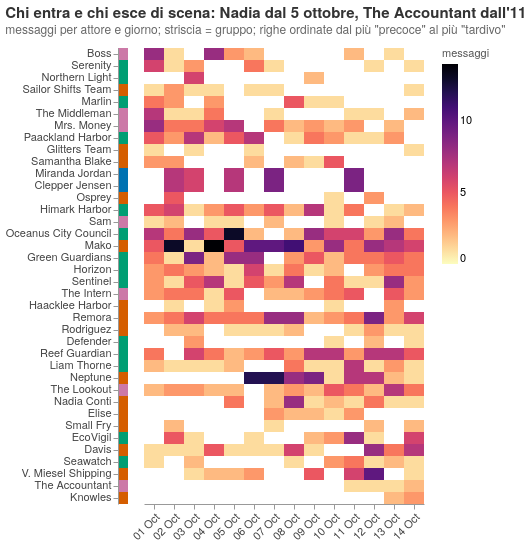

The cell this chart's notebook holds for it:
### Markdown cell above
**Domanda.** Chi è presente in quali giorni?

**Come leggerlo.** Righe = attori (con almeno 4 messaggi), colonne = giorni. La cella è più scura quanti più messaggi l'attore ha scambiato quel giorno. La striscia colorata a sinistra è il gruppo. Le righe sono ordinate per "giorno medio": chi è attivo soprattutto all'inizio sta in alto, chi entra tardi in basso.

<sub>Codifica: attore **N**, giorno **O**, messaggi **Q** → heatmap con scala magma; gruppo **N** → striscia colorata; righe ordinate per giorno medio (l'ordine è una scelta di design).</sub>

### Code cell
long = pd.concat([m[["day", "sender_clean"]].set_axis(["day", "attore"], axis=1),
                  m[["day", "receiver_clean"]].set_axis(["day", "attore"], axis=1)])
pres = long.groupby(["attore", "day"]).size().reset_index(name="n")
pres = pres[pres.attore.isin(pres.groupby("attore").n.sum().loc[lambda s: s >= 4].index)]
days = list(m.day.unique())
pres["d"] = pres.day.map(days.index)
order = pres.groupby("attore").apply(lambda g: (g.d * g.n).sum() / g.n.sum()).sort_values().index.tolist()
y = alt.Y("attore:N", sort=order, scale=alt.Scale(domain=order), title=None)
strip = alt.Chart(pd.DataFrame({"attore": order}).assign(gruppo=lambda d: d.attore.map(group))).mark_rect().encode(
    y=y, color=alt.Color("gruppo:N", scale=GROUP_COLOR, legend=None), tooltip=["attore", "gruppo"]).properties(width=10, height=alt.Step(12))
heat = alt.Chart(pres).mark_rect().encode(
    x=alt.X("day:O", sort=days, title=None, axis=alt.Axis(labelAngle=-45)),
    y=alt.Y("attore:N", sort=order, scale=alt.Scale(domain=order), axis=None),
    color=alt.Color("n:Q", scale=alt.Scale(**SEQ, domainMin=0), title="messaggi"),
    tooltip=["attore", "day", "n"]).properties(width=alt.Step(20), height=alt.Step(12))
q1e = alt.hconcat(strip, heat, spacing=2).resolve_scale(color="independent").properties(title=alt.Title(
    "Chi entra e chi esce di scena: Nadia dal 5 ottobre, The Accountant dall'11",
    subtitle="messaggi per attore e giorno; striscia = gruppo; righe ordinate dal più \"precoce\" al più \"tardivo\""))
save(q1e, "q1e_presenza_per_giorno")

### Figure 1 — Vega-Lite specification as saved in the notebook (floating-point values rounded to 4 significant figures; data arrays with more than 128 entries replaced by an {"elided": "..."} marker saying what was removed)
{"config": {"view": {"continuousWidth": 300, "continuousHeight": 300, "strokeWidth": 0}, "axis": {"domainColor": "#999", "gridColor": "#ececec", "labelColor": "#444", "labelFontSize": 11, "tickColor": "#999", "titleColor": "#555", "titleFontSize": 11, "titleFontWeight": "normal"}, "font": "Helvetica Neue", "header": {"labelColor": "#333333", "labelFontSize": 12, "labelFontWeight": 600, "titleFontWeight": "normal"}, "legend": {"labelFontSize": 11, "titleColor": "#555", "titleFontSize": 11, "titleFontWeight": "normal"}, "title": {"anchor": "start", "color": "#333333", "fontSize": 15, "fontWeight": 600, "offset": 12, "subtitleColor": "#666", "subtitleFontSize": 12, "subtitlePadding": 4}}, "hconcat": [{"data": {"name": "data-b9ec225c3f07ff63024c7f93e03cec8e"}, "mark": {"type": "rect"}, "encoding": {"color": {"field": "gruppo", "legend": null, "scale": {"domain": ["Operazione Nemo Reef", "Controllo e istituzioni", "Alias", "Investigatori", "Altri"], "range": ["#D55E00", "#009E73", "#CC79A7", "#0072B2", "#cfcfcf"]}, "type": "nominal"}, "tooltip": [{"field": "attore", "type": "nominal"}, {"field": "gruppo", "type": "nominal"}], "y": {"field": "attore", "scale": {"domain": ["Boss", "Serenity", "Northern Light", "Sailor Shifts Team", "Marlin", "The Middleman", "Mrs. Money", "Paackland Harbor", "Glitters Team", "Samantha Blake", "Miranda Jordan", "Clepper Jensen", "Osprey", "Himark Harbor", "Sam", "Oceanus City Council", "Mako", "Green Guardians", "Horizon", "Sentinel", "The Intern", "Haacklee Harbor", "Remora", "Rodriguez", "Defender", "Reef Guardian", "Liam Thorne", "Neptune", "The Lookout", "Nadia Conti", "Elise", "Small Fry", "EcoVigil", "Davis", "Seawatch", "V. Miesel Shipping", "The Accountant", "Knowles"]}, "sort": ["Boss", "Serenity", "Northern Light", "Sailor Shifts Team", "Marlin", "The Middleman", "Mrs. Money", "Paackland Harbor", "Glitters Team", "Samantha Blake", "Miranda Jordan", "Clepper Jensen", "Osprey", "Himark Harbor", "Sam", "Oceanus City Council", "Mako", "Green Guardians", "Horizon", "Sentinel", "The Intern", "Haacklee Harbor", "Remora", "Rodriguez", "Defender", "Reef Guardian", "Liam Thorne", "Neptune", "The Lookout", "Nadia Conti", "Elise", "Small Fry", "EcoVigil", "Davis", "Seawatch", "V. Miesel Shipping", "The Accountant", "Knowles"], "title": null, "type": "nominal"}}, "height": {"step": 12}, "width": 10}, {"data": {"name": "data-06d2b01ed9927f26929a58b1309729cf"}, "mark": {"type": "rect"}, "encoding": {"color": {"field": "n", "scale": {"domainMin": 0, "reverse": true, "scheme": "magma"}, "title": "messaggi", "type": "quantitative"}, "tooltip": [{"field": "attore", "type": "nominal"}, {"field": "day", "type": "nominal"}, {"field": "n", "type": "quantitative"}], "x": {"axis": {"labelAngle": -45}, "field": "day", "sort": ["01 Oct", "02 Oct", "03 Oct", "04 Oct", "05 Oct", "06 Oct", "07 Oct", "08 Oct", "09 Oct", "10 Oct", "11 Oct", "12 Oct", "13 Oct", "14 Oct"], "title": null, "type": "ordinal"}, "y": {"axis": null, "field": "attore", "scale": {"domain": ["Boss", "Serenity", "Northern Light", "Sailor Shifts Team", "Marlin", "The Middleman", "Mrs. Money", "Paackland Harbor", "Glitters Team", "Samantha Blake", "Miranda Jordan", "Clepper Jensen", "Osprey", "Himark Harbor", "Sam", "Oceanus City Council", "Mako", "Green Guardians", "Horizon", "Sentinel", "The Intern", "Haacklee Harbor", "Remora", "Rodriguez", "Defender", "Reef Guardian", "Liam Thorne", "Neptune", "The Lookout", "Nadia Conti", "Elise", "Small Fry", "EcoVigil", "Davis", "Seawatch", "V. Miesel Shipping", "The Accountant", "Knowles"]}, "sort": ["Boss", "Serenity", "Northern Light", "Sailor Shifts Team", "Marlin", "The Middleman", "Mrs. Money", "Paackland Harbor", "Glitters Team", "Samantha Blake", "Miranda Jordan", "Clepper Jensen", "Osprey", "Himark Harbor", "Sam", "Oceanus City Council", "Mako", "Green Guardians", "Horizon", "Sentinel", "The Intern", "Haacklee Harbor", "Remora", "Rodriguez", "Defender", "Reef Guardian", "Liam Thorne", "Neptune", "The Lookout", "Nadia Conti", "Elise", "Small Fry", "EcoVigil", "Davis", "Seawatch", "V. Miesel Shipping", "The Accountant", "Knowles"], "type": "nominal"}}, "height": {"step": 12}, "width": {"step": 20}}], "resolve": {"scale": {"color": "independent"}}, "spacing": 2, "title": {"text": "Chi entra e chi esce di scena: Nadia dal 5 ottobre, The Accountant dall'11", "subtitle": "messaggi per attore e giorno; striscia = gruppo; righe ordinate dal più \"precoce\" al più \"tardivo\""}, "$schema": "https://vega.github.io/schema/vega-lite/v6.1.0.json", "datasets": {"data-b9ec225c3f07ff63024c7f93e03cec8e": [{"attore": "Boss", "gruppo": "Alias"}, {"attore": "Serenity", "gruppo": "Controllo e istituzioni"}, {"attore": "Northern Light", "gruppo": "Controllo e istituzioni"}, {"attore": "Sailor Shifts Team", "gruppo": "Operazione Nemo Reef"}, {"attore": "Marlin", "gruppo": "Controllo e istituzioni"}, {"attore": "The Middleman", "gruppo": "Alias"}, {"attore": "Mrs. Money", "gruppo": "Alias"}, {"attore": "Paackland Harbor", "gruppo": "Controllo e istituzioni"}, {"attore": "Glitters Team", "gruppo": "Operazione Nemo Reef"}, {"attore": "Samantha Blake", "gruppo": "Operazione Nemo Reef"}, {"attore": "Miranda Jordan", "gruppo": "Investigatori"}, {"attore": "Clepper Jensen", "gruppo": "Investigatori"}, {"attore": "Osprey", "gruppo": "Operazione Nemo Reef"}, {"attore": "Himark Harbor", "gruppo": "Controllo e istituzioni"}, {"attore": "Sam", "gruppo": "Alias"}, {"attore": "Oceanus City Council", "gruppo": "Controllo e istituzioni"}, {"attore": "Mako", "gruppo": "Operazione Nemo Reef"}, {"attore": "Green Guardians", "gruppo": "Controllo e istituzioni"}, {"attore": "Horizon", "gruppo": "Controllo e istituzioni"}, {"attore": "Sentinel", "gruppo": "Controllo e istituzioni"}, {"attore": "The Intern", "gruppo": "Alias"}, {"attore": "Haacklee Harbor", "gruppo": "Operazione Nemo Reef"}, {"attore": "Remora", "gruppo": "Operazione Nemo Reef"}, {"attore": "Rodriguez", "gruppo": "Operazione Nemo Reef"}, {"attore": "Defender", "gruppo": "Controllo e istituzioni"}, {"attore": "Reef Guardian", "gruppo": "Controllo e istituzioni"}, {"attore": "Liam Thorne", "gruppo": "Controllo e istituzioni"}, {"attore": "Neptune", "gruppo": "Operazione Nemo Reef"}, {"attore": "The Lookout", "gruppo": "Alias"}, {"attore": "Nadia Conti", "gruppo": "Operazione Nemo Reef"}, {"attore": "Elise", "gruppo": "Operazione Nemo Reef"}, {"attore": "Small Fry", "gruppo": "Operazione Nemo Reef"}, {"attore": "EcoVigil", "gruppo": "Controllo e istituzioni"}, {"attore": "Davis", "gruppo": "Operazione Nemo Reef"}, {"attore": "Seawatch", "gruppo": "Controllo e istituzioni"}, {"attore": "V. Miesel Shipping", "gruppo": "Operazione Nemo Reef"}, {"attore": "The Accountant", "gruppo": "Alias"}, {"attore": "Knowles", "gruppo": "Operazione Nemo Reef"}], "data-06d2b01ed9927f26929a58b1309729cf": {"elided": "322 records"}}}
